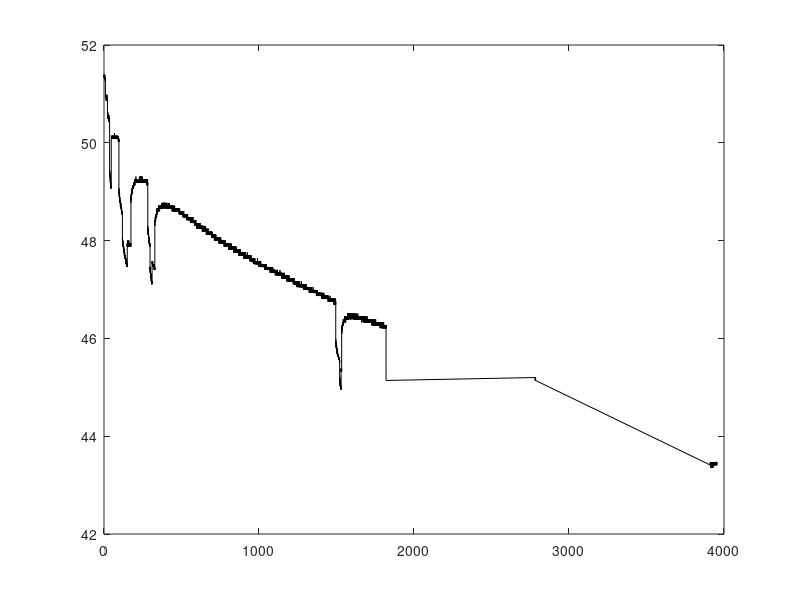

This figure's MATLAB source: (Note: this script raises an error after producing the figure.)
clc
clear

fn = 'data_test1';
x = importdata('test1.txt',',');
t = datevec(x(:,1));
x = x(:,3:4);
t = 3600*t(:,4) + 60*t(:,5) + t(:,6);

x(t==0,:) = [];
t(t==0) = [];

t = t-t(1);
T = t(end)/3600;

plot(t,x(:,1),'k')
yyaxis right
plot(t,x(:,2),'r')

data.x = x; 
data.t = t;
data.T = T;

save([fn,'.mat'],'data')

writematrix([t,x],[fn,'.csv'])